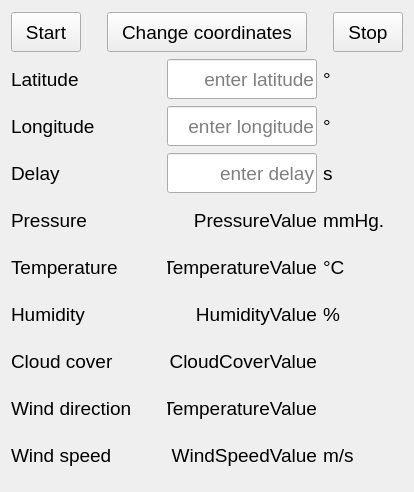
<?xml version="1.0" encoding="UTF-8"?>
<ui version="4.0">
 <class>Form</class>
 <widget class="QWidget" name="Form">
  <property name="geometry">
   <rect>
    <x>0</x>
    <y>0</y>
    <width>412</width>
    <height>492</height>
   </rect>
  </property>
  <property name="windowTitle">
   <string>Form</string>
  </property>
  <layout class="QVBoxLayout" name="verticalLayout">
   <item>
    <layout class="QHBoxLayout" name="horizontalLayout_3">
     <item>
      <widget class="QPushButton" name="pushButtonStart">
       <property name="minimumSize">
        <size>
         <width>70</width>
         <height>40</height>
        </size>
       </property>
       <property name="maximumSize">
        <size>
         <width>70</width>
         <height>40</height>
        </size>
       </property>
       <property name="font">
        <font>
         <pointsize>14</pointsize>
        </font>
       </property>
       <property name="text">
        <string>Start</string>
       </property>
      </widget>
     </item>
     <item>
      <spacer name="horizontalSpacer">
       <property name="orientation">
        <enum>Qt::Horizontal</enum>
       </property>
       <property name="sizeHint" stdset="0">
        <size>
         <width>40</width>
         <height>20</height>
        </size>
       </property>
      </spacer>
     </item>
     <item>
      <widget class="QPushButton" name="pushButtonChangeCoords">
       <property name="minimumSize">
        <size>
         <width>200</width>
         <height>40</height>
        </size>
       </property>
       <property name="maximumSize">
        <size>
         <width>200</width>
         <height>40</height>
        </size>
       </property>
       <property name="font">
        <font>
         <pointsize>14</pointsize>
        </font>
       </property>
       <property name="text">
        <string>Change coordinates</string>
       </property>
      </widget>
     </item>
     <item>
      <spacer name="horizontalSpacer_2">
       <property name="orientation">
        <enum>Qt::Horizontal</enum>
       </property>
       <property name="sizeHint" stdset="0">
        <size>
         <width>40</width>
         <height>20</height>
        </size>
       </property>
      </spacer>
     </item>
     <item>
      <widget class="QPushButton" name="pushButtonStop">
       <property name="minimumSize">
        <size>
         <width>70</width>
         <height>40</height>
        </size>
       </property>
       <property name="maximumSize">
        <size>
         <width>70</width>
         <height>40</height>
        </size>
       </property>
       <property name="font">
        <font>
         <pointsize>14</pointsize>
        </font>
       </property>
       <property name="text">
        <string>Stop</string>
       </property>
      </widget>
     </item>
    </layout>
   </item>
   <item>
    <layout class="QHBoxLayout" name="horizontalLayout">
     <item>
      <widget class="QLabel" name="labelLatitude">
       <property name="minimumSize">
        <size>
         <width>150</width>
         <height>40</height>
        </size>
       </property>
       <property name="maximumSize">
        <size>
         <width>150</width>
         <height>40</height>
        </size>
       </property>
       <property name="font">
        <font>
         <pointsize>14</pointsize>
        </font>
       </property>
       <property name="text">
        <string>Latitude</string>
       </property>
      </widget>
     </item>
     <item>
      <widget class="QLineEdit" name="lineEditLatitude">
       <property name="minimumSize">
        <size>
         <width>150</width>
         <height>40</height>
        </size>
       </property>
       <property name="maximumSize">
        <size>
         <width>150</width>
         <height>40</height>
        </size>
       </property>
       <property name="font">
        <font>
         <pointsize>14</pointsize>
        </font>
       </property>
       <property name="alignment">
        <set>Qt::AlignRight|Qt::AlignTrailing|Qt::AlignVCenter</set>
       </property>
       <property name="placeholderText">
        <string>enter latitude</string>
       </property>
      </widget>
     </item>
     <item>
      <widget class="QLabel" name="labelLatitudeUnits">
       <property name="minimumSize">
        <size>
         <width>80</width>
         <height>40</height>
        </size>
       </property>
       <property name="maximumSize">
        <size>
         <width>80</width>
         <height>40</height>
        </size>
       </property>
       <property name="font">
        <font>
         <pointsize>14</pointsize>
        </font>
       </property>
       <property name="text">
        <string>°</string>
       </property>
      </widget>
     </item>
    </layout>
   </item>
   <item>
    <layout class="QHBoxLayout" name="horizontalLayout_2">
     <item>
      <widget class="QLabel" name="labelLongitude">
       <property name="minimumSize">
        <size>
         <width>150</width>
         <height>40</height>
        </size>
       </property>
       <property name="maximumSize">
        <size>
         <width>150</width>
         <height>40</height>
        </size>
       </property>
       <property name="font">
        <font>
         <pointsize>14</pointsize>
        </font>
       </property>
       <property name="text">
        <string>Longitude</string>
       </property>
      </widget>
     </item>
     <item>
      <widget class="QLineEdit" name="lineEditLongitude">
       <property name="minimumSize">
        <size>
         <width>150</width>
         <height>40</height>
        </size>
       </property>
       <property name="maximumSize">
        <size>
         <width>150</width>
         <height>40</height>
        </size>
       </property>
       <property name="font">
        <font>
         <pointsize>14</pointsize>
        </font>
       </property>
       <property name="alignment">
        <set>Qt::AlignRight|Qt::AlignTrailing|Qt::AlignVCenter</set>
       </property>
       <property name="placeholderText">
        <string>enter longitude</string>
       </property>
      </widget>
     </item>
     <item>
      <widget class="QLabel" name="labelLongitudeUnits">
       <property name="minimumSize">
        <size>
         <width>80</width>
         <height>40</height>
        </size>
       </property>
       <property name="maximumSize">
        <size>
         <width>80</width>
         <height>40</height>
        </size>
       </property>
       <property name="font">
        <font>
         <pointsize>14</pointsize>
        </font>
       </property>
       <property name="text">
        <string>°</string>
       </property>
      </widget>
     </item>
    </layout>
   </item>
   <item>
    <layout class="QHBoxLayout" name="horizontalLayout_4">
     <item>
      <widget class="QLabel" name="labelDelay">
       <property name="minimumSize">
        <size>
         <width>150</width>
         <height>40</height>
        </size>
       </property>
       <property name="maximumSize">
        <size>
         <width>150</width>
         <height>40</height>
        </size>
       </property>
       <property name="font">
        <font>
         <pointsize>14</pointsize>
        </font>
       </property>
       <property name="text">
        <string>Delay</string>
       </property>
      </widget>
     </item>
     <item>
      <widget class="QLineEdit" name="lineEditDelay">
       <property name="minimumSize">
        <size>
         <width>150</width>
         <height>40</height>
        </size>
       </property>
       <property name="maximumSize">
        <size>
         <width>150</width>
         <height>40</height>
        </size>
       </property>
       <property name="font">
        <font>
         <pointsize>14</pointsize>
        </font>
       </property>
       <property name="alignment">
        <set>Qt::AlignRight|Qt::AlignTrailing|Qt::AlignVCenter</set>
       </property>
       <property name="placeholderText">
        <string>enter delay</string>
       </property>
      </widget>
     </item>
     <item>
      <widget class="QLabel" name="labelDelayUnits">
       <property name="minimumSize">
        <size>
         <width>80</width>
         <height>40</height>
        </size>
       </property>
       <property name="maximumSize">
        <size>
         <width>80</width>
         <height>40</height>
        </size>
       </property>
       <property name="font">
        <font>
         <pointsize>14</pointsize>
        </font>
       </property>
       <property name="text">
        <string>s</string>
       </property>
      </widget>
     </item>
    </layout>
   </item>
   <item>
    <layout class="QHBoxLayout" name="horizontalLayout_5">
     <item>
      <widget class="QLabel" name="labelPressure">
       <property name="minimumSize">
        <size>
         <width>150</width>
         <height>40</height>
        </size>
       </property>
       <property name="maximumSize">
        <size>
         <width>150</width>
         <height>40</height>
        </size>
       </property>
       <property name="font">
        <font>
         <pointsize>14</pointsize>
        </font>
       </property>
       <property name="text">
        <string>Pressure</string>
       </property>
      </widget>
     </item>
     <item>
      <widget class="QLabel" name="labelPressureValue">
       <property name="minimumSize">
        <size>
         <width>150</width>
         <height>40</height>
        </size>
       </property>
       <property name="maximumSize">
        <size>
         <width>150</width>
         <height>40</height>
        </size>
       </property>
       <property name="font">
        <font>
         <pointsize>14</pointsize>
        </font>
       </property>
       <property name="text">
        <string>PressureValue</string>
       </property>
       <property name="alignment">
        <set>Qt::AlignRight|Qt::AlignTrailing|Qt::AlignVCenter</set>
       </property>
      </widget>
     </item>
     <item>
      <widget class="QLabel" name="labelPressureUnits">
       <property name="minimumSize">
        <size>
         <width>80</width>
         <height>40</height>
        </size>
       </property>
       <property name="maximumSize">
        <size>
         <width>80</width>
         <height>40</height>
        </size>
       </property>
       <property name="font">
        <font>
         <pointsize>14</pointsize>
        </font>
       </property>
       <property name="text">
        <string>mmHg.</string>
       </property>
      </widget>
     </item>
    </layout>
   </item>
   <item>
    <layout class="QHBoxLayout" name="horizontalLayout_6">
     <item>
      <widget class="QLabel" name="labelTemperature">
       <property name="minimumSize">
        <size>
         <width>150</width>
         <height>40</height>
        </size>
       </property>
       <property name="maximumSize">
        <size>
         <width>150</width>
         <height>40</height>
        </size>
       </property>
       <property name="font">
        <font>
         <pointsize>14</pointsize>
        </font>
       </property>
       <property name="text">
        <string>Temperature</string>
       </property>
      </widget>
     </item>
     <item>
      <widget class="QLabel" name="labelTemperatureValue">
       <property name="minimumSize">
        <size>
         <width>150</width>
         <height>40</height>
        </size>
       </property>
       <property name="maximumSize">
        <size>
         <width>150</width>
         <height>40</height>
        </size>
       </property>
       <property name="font">
        <font>
         <pointsize>14</pointsize>
        </font>
       </property>
       <property name="text">
        <string>TemperatureValue</string>
       </property>
       <property name="alignment">
        <set>Qt::AlignRight|Qt::AlignTrailing|Qt::AlignVCenter</set>
       </property>
      </widget>
     </item>
     <item>
      <widget class="QLabel" name="labelTemperatureUnits">
       <property name="minimumSize">
        <size>
         <width>80</width>
         <height>40</height>
        </size>
       </property>
       <property name="maximumSize">
        <size>
         <width>80</width>
         <height>40</height>
        </size>
       </property>
       <property name="font">
        <font>
         <pointsize>14</pointsize>
        </font>
       </property>
       <property name="text">
        <string>°C</string>
       </property>
      </widget>
     </item>
    </layout>
   </item>
   <item>
    <layout class="QHBoxLayout" name="horizontalLayout_7">
     <item>
      <widget class="QLabel" name="labelHumidity">
       <property name="minimumSize">
        <size>
         <width>150</width>
         <height>40</height>
        </size>
       </property>
       <property name="maximumSize">
        <size>
         <width>150</width>
         <height>40</height>
        </size>
       </property>
       <property name="font">
        <font>
         <pointsize>14</pointsize>
        </font>
       </property>
       <property name="text">
        <string>Humidity</string>
       </property>
      </widget>
     </item>
     <item>
      <widget class="QLabel" name="labelHumidityValue">
       <property name="minimumSize">
        <size>
         <width>150</width>
         <height>40</height>
        </size>
       </property>
       <property name="maximumSize">
        <size>
         <width>150</width>
         <height>40</height>
        </size>
       </property>
       <property name="font">
        <font>
         <pointsize>14</pointsize>
        </font>
       </property>
       <property name="text">
        <string>HumidityValue</string>
       </property>
       <property name="alignment">
        <set>Qt::AlignRight|Qt::AlignTrailing|Qt::AlignVCenter</set>
       </property>
      </widget>
     </item>
     <item>
      <widget class="QLabel" name="labelHumidityUnits">
       <property name="minimumSize">
        <size>
         <width>80</width>
         <height>40</height>
        </size>
       </property>
       <property name="maximumSize">
        <size>
         <width>80</width>
         <height>40</height>
        </size>
       </property>
       <property name="font">
        <font>
         <pointsize>14</pointsize>
        </font>
       </property>
       <property name="text">
        <string>%</string>
       </property>
      </widget>
     </item>
    </layout>
   </item>
   <item>
    <layout class="QHBoxLayout" name="horizontalLayout_8">
     <item>
      <widget class="QLabel" name="labelCloudCover">
       <property name="minimumSize">
        <size>
         <width>150</width>
         <height>40</height>
        </size>
       </property>
       <property name="maximumSize">
        <size>
         <width>150</width>
         <height>40</height>
        </size>
       </property>
       <property name="font">
        <font>
         <pointsize>14</pointsize>
        </font>
       </property>
       <property name="text">
        <string>Cloud cover</string>
       </property>
      </widget>
     </item>
     <item>
      <widget class="QLabel" name="labelCloudCoverValue">
       <property name="minimumSize">
        <size>
         <width>150</width>
         <height>40</height>
        </size>
       </property>
       <property name="maximumSize">
        <size>
         <width>150</width>
         <height>40</height>
        </size>
       </property>
       <property name="font">
        <font>
         <pointsize>14</pointsize>
        </font>
       </property>
       <property name="text">
        <string>CloudCoverValue</string>
       </property>
       <property name="alignment">
        <set>Qt::AlignRight|Qt::AlignTrailing|Qt::AlignVCenter</set>
       </property>
      </widget>
     </item>
     <item>
      <spacer name="horizontalSpacer_3">
       <property name="orientation">
        <enum>Qt::Horizontal</enum>
       </property>
       <property name="sizeHint" stdset="0">
        <size>
         <width>40</width>
         <height>20</height>
        </size>
       </property>
      </spacer>
     </item>
    </layout>
   </item>
   <item>
    <layout class="QHBoxLayout" name="horizontalLayout_9">
     <item>
      <widget class="QLabel" name="labelWindDirection">
       <property name="minimumSize">
        <size>
         <width>150</width>
         <height>40</height>
        </size>
       </property>
       <property name="maximumSize">
        <size>
         <width>150</width>
         <height>40</height>
        </size>
       </property>
       <property name="font">
        <font>
         <pointsize>14</pointsize>
        </font>
       </property>
       <property name="text">
        <string>Wind direction</string>
       </property>
      </widget>
     </item>
     <item>
      <widget class="QLabel" name="labelWindDirectionValue">
       <property name="minimumSize">
        <size>
         <width>150</width>
         <height>40</height>
        </size>
       </property>
       <property name="maximumSize">
        <size>
         <width>150</width>
         <height>40</height>
        </size>
       </property>
       <property name="font">
        <font>
         <pointsize>14</pointsize>
        </font>
       </property>
       <property name="text">
        <string>TemperatureValue</string>
       </property>
       <property name="alignment">
        <set>Qt::AlignRight|Qt::AlignTrailing|Qt::AlignVCenter</set>
       </property>
      </widget>
     </item>
     <item>
      <spacer name="horizontalSpacer_4">
       <property name="orientation">
        <enum>Qt::Horizontal</enum>
       </property>
       <property name="sizeHint" stdset="0">
        <size>
         <width>37</width>
         <height>17</height>
        </size>
       </property>
      </spacer>
     </item>
    </layout>
   </item>
   <item>
    <layout class="QHBoxLayout" name="horizontalLayout_10">
     <item>
      <widget class="QLabel" name="labelWindSpeed">
       <property name="minimumSize">
        <size>
         <width>150</width>
         <height>40</height>
        </size>
       </property>
       <property name="maximumSize">
        <size>
         <width>150</width>
         <height>40</height>
        </size>
       </property>
       <property name="font">
        <font>
         <pointsize>14</pointsize>
        </font>
       </property>
       <property name="text">
        <string>Wind speed</string>
       </property>
      </widget>
     </item>
     <item>
      <widget class="QLabel" name="labelWindSpeedValue">
       <property name="minimumSize">
        <size>
         <width>150</width>
         <height>40</height>
        </size>
       </property>
       <property name="maximumSize">
        <size>
         <width>150</width>
         <height>40</height>
        </size>
       </property>
       <property name="font">
        <font>
         <pointsize>14</pointsize>
        </font>
       </property>
       <property name="text">
        <string>WindSpeedValue</string>
       </property>
       <property name="alignment">
        <set>Qt::AlignRight|Qt::AlignTrailing|Qt::AlignVCenter</set>
       </property>
      </widget>
     </item>
     <item>
      <widget class="QLabel" name="labelWindSpeedUnits">
       <property name="minimumSize">
        <size>
         <width>80</width>
         <height>40</height>
        </size>
       </property>
       <property name="maximumSize">
        <size>
         <width>80</width>
         <height>40</height>
        </size>
       </property>
       <property name="font">
        <font>
         <pointsize>14</pointsize>
        </font>
       </property>
       <property name="text">
        <string>m/s</string>
       </property>
      </widget>
     </item>
    </layout>
   </item>
  </layout>
 </widget>
 <resources/>
 <connections/>
</ui>
